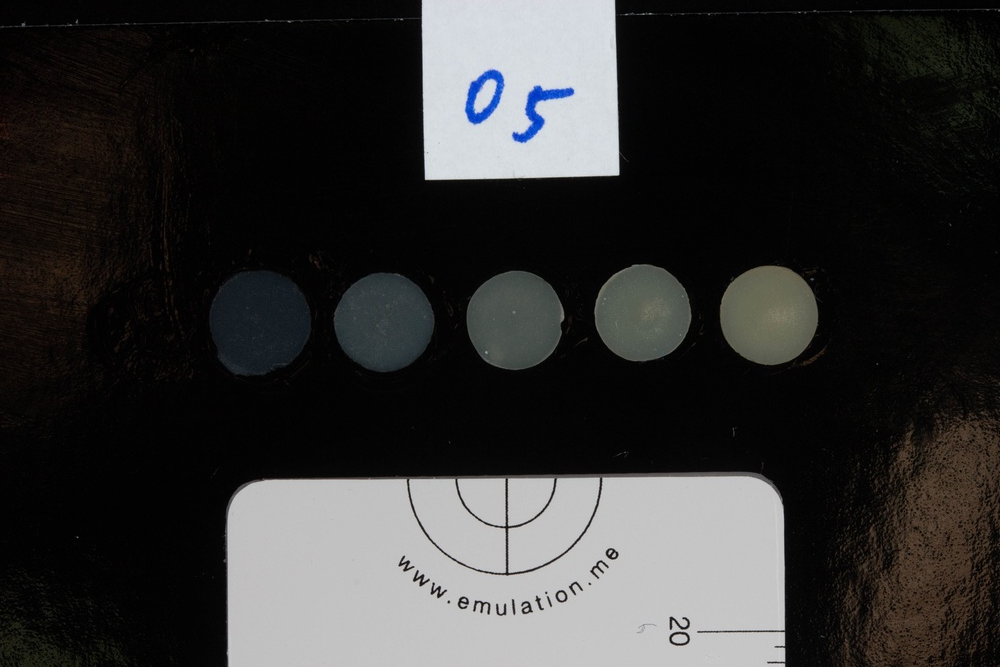
#> input picture black.jpg, 1000 x 667 px, shrunk from 5184 x 3456 before the run
$ python white_balance.py
#> lines starting #> are read from the running program, lines starting #| are printed output that depends on the picture
#> further down, img is the input picture: shape (667, 1000, 3); mean B, G, R 49.9, 50.5, 50.9
# Goal: 調整樹脂圖片白平衡至Lab（79, 0, 0）
import sys
import cv2
import numpy as np

# initiation
wbt = [196, 196, 196] # L*a*b* = (79, 0, 0)
target_region = [0.8, 1, 0.27, 0.37] # length begin, length end, width begin, width end of gray card

def crop_gray_region(img):
        h, w, d = img.shape
        # initial point of cropping an image
        x = int(np.floor(h*target_region[0]))
        y = int(np.floor(w*target_region[2]))
        # height and width of cropped image
        h_crop = int(np.floor(h*(target_region[1]-target_region[0])))
        w_crop = int(np.floor(w*(target_region[3]-target_region[2])))
        # crop the image
        img_crop = img[x:x+h_crop, y:y+w_crop]

        #cv2.imshow("gray card", img_crop)
        #cv2.waitKey(0)

        return img_crop

def compute(img):
    per_image_Rmean = []
    per_image_Gmean = []
    per_image_Bmean = []
    per_image_Bmean.append(np.mean(img[:,:,0]))
    per_image_Gmean.append(np.mean(img[:,:,1]))
    per_image_Rmean.append(np.mean(img[:,:,2]))
    R_mean = np.mean(per_image_Rmean)
    G_mean = np.mean(per_image_Gmean)
    B_mean = np.mean(per_image_Bmean)
    return B_mean, G_mean, R_mean

# white balance algorithm
def image_white_balance(img):
    # [22 lines left out: function detection, not called in this run]

    b, g, r = cv2.split(img)
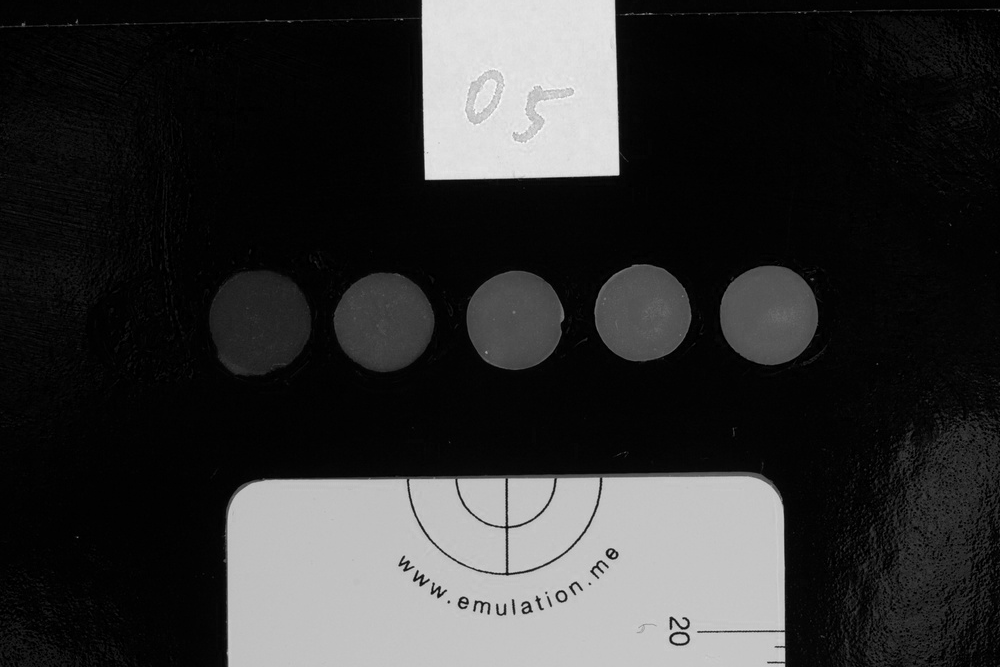
#> b: shape (667, 1000); min 0, max 255, mean 49.9
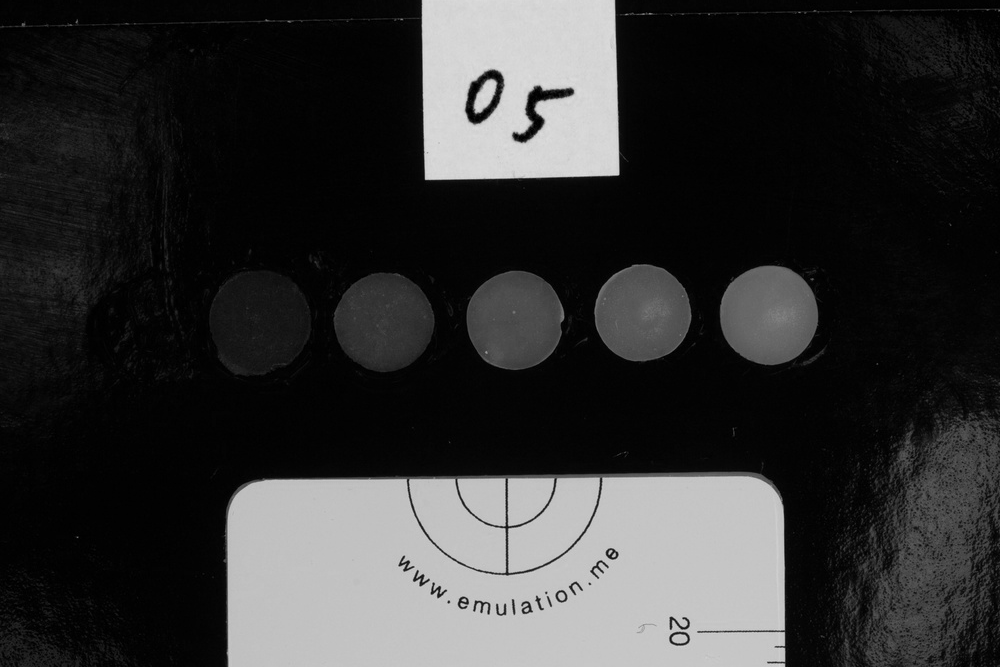
#> r: shape (667, 1000); min 0, max 224, mean 50.9
    print('Image scale: ', img.shape)
#| Image scale:  (667, 1000, 3)
    m, n = b.shape
#> m = 667; n = 1000
    #detection(img)

    I_r_2 = np.zeros(r.shape)
    I_b_2 = np.zeros(b.shape)

    I_r_2 = (r.astype(np.float32) ** 2).astype(np.float32)
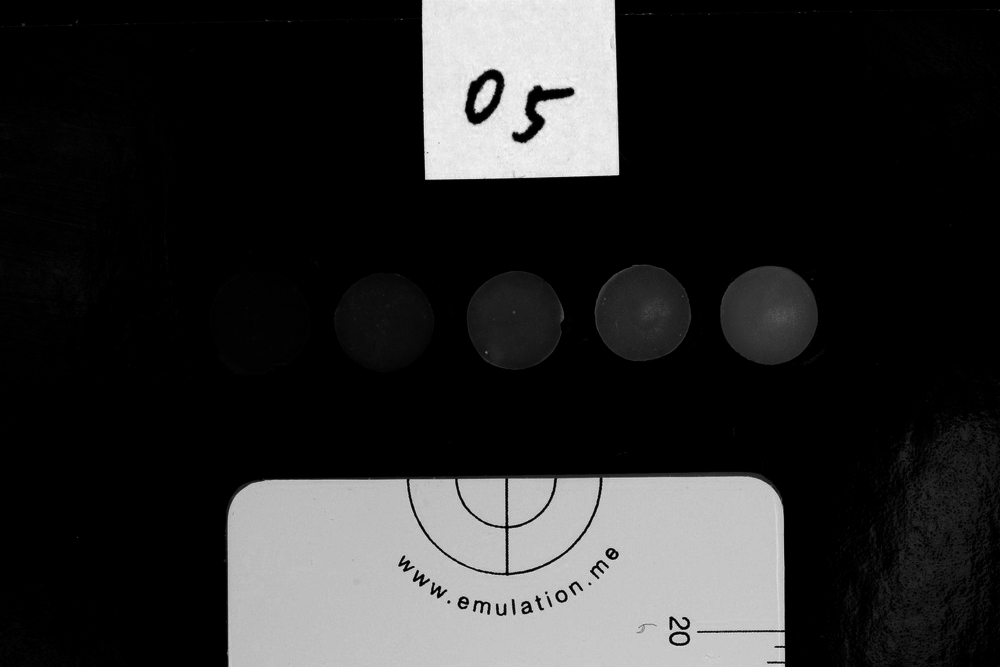
#> I_r_2: shape (667, 1000) float32; min 0, max 50176, mean 8504.1; drawn with min black and max white
    I_b_2 = (b.astype(np.float32) ** 2).astype(np.float32)
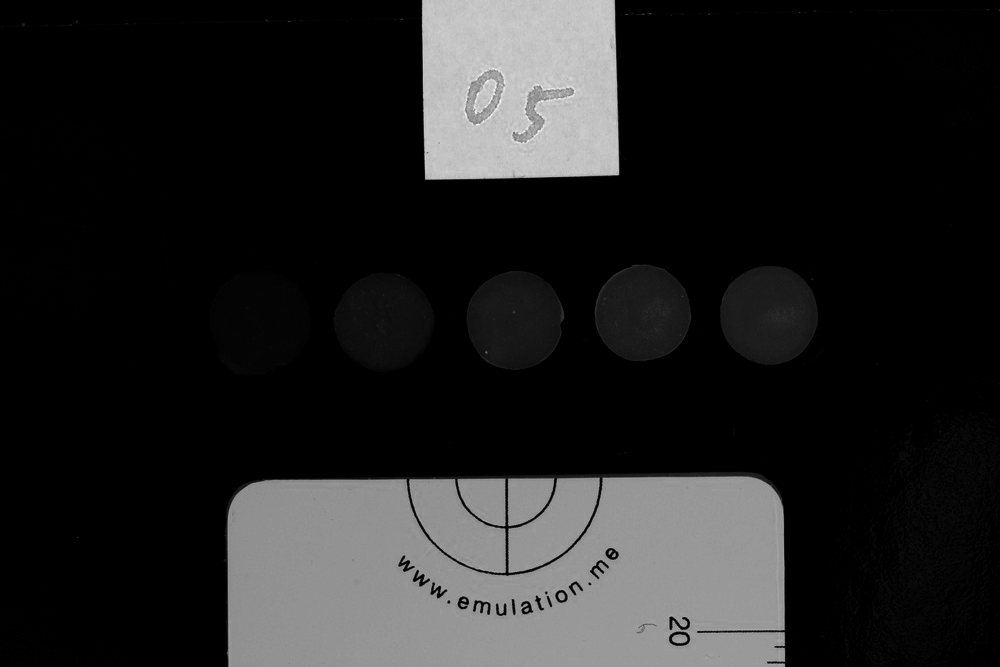
#> I_b_2: shape (667, 1000) float32; min 0, max 65025, mean 8710.7; drawn with min black and max white
    sum_I_r_2 = I_r_2.sum()
#> sum_I_r_2 = 5.67e+09
    sum_I_b_2 = I_b_2.sum()
#> sum_I_b_2 = 5.81e+09
    sum_I_g = g.sum()
#> sum_I_g = 33670154
    sum_I_r = r.sum()
#> sum_I_r = 33929517
    sum_I_b = b.sum()
#> sum_I_b = 33305955

    max_I_r = r.max()
#> max_I_r = 224
    max_I_g = g.max()
#> max_I_g = 226
    max_I_b = b.max()
#> max_I_b = 255
    max_I_r_2 = I_r_2.max()
#> max_I_r_2 = 50176
    max_I_b_2 = I_b_2.max()
#> max_I_b_2 = 65025

    [u_b, v_b] = np.matmul(np.linalg.inv([[sum_I_b_2, sum_I_b], [max_I_b_2, max_I_b]]), [sum_I_g, max_I_g])
#> u_b = -0.00155; v_b = 1.28
    [u_r, v_r] = np.matmul(np.linalg.inv([[sum_I_r_2, sum_I_r], [max_I_r_2, max_I_r]]), [sum_I_g, max_I_g])
#> u_r = 0.000292; v_r = 0.944
    # print('ub, vb, ur, vr ', u_b, v_b, u_r, v_r)

    b_point = u_b * (b.astype(np.float32) ** 2) + v_b * b.astype(np.float32)
    r_point = u_r * (r.astype(np.float32) ** 2) + v_r * r.astype(np.float32)

    b_point[b_point > 255] = 255
    b_point[b_point < 0] = 0
    b = b_point.astype(np.uint8)

    r_point[r_point > 255] = 255
    r_point[r_point < 0] = 0
    r = r_point.astype(np.uint8)

    img_crop4 = crop_gray_region(cv2.merge([b, g, r]))
#> in crop_gray_region, `img_crop = img[x:x+h_crop, y:y+w_crop]`:
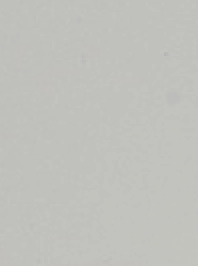
#> img_crop: shape (133, 99, 3) (shown 2 times larger); mean of channels 0, 1, 2 189.2, 193.2, 192.6; drawn as B, G, R
    B, G, R= compute(img_crop4)
#> in compute, `R_mean = np.mean(per_image_Rmean)`: R_mean = 192.6
#> in compute, `G_mean = np.mean(per_image_Gmean)`: G_mean = 193.2
#> in compute, `B_mean = np.mean(per_image_Bmean)`: B_mean = 189.2
#> B = 189.2; G = 193.2; R = 192.6
    # post-processing
    b_shift = np.array(np.round(196-B))
#> b_shift = 7
    g_shift = np.array(np.round(196-G))
#> g_shift = 3
    r_shift = np.array(np.round(196-R))
#> r_shift = 3
    b_sh = b+ b_shift
    g_sh = g+ g_shift
    r_sh = r+ r_shift

    b_sh[b_sh > 255] = 255
    b_sh[b_sh < 0] = 0
    g_sh[g_sh > 255] = 255
    g_sh[g_sh < 0] = 0
    r_sh[r_sh > 255] = 255
    r_sh[r_sh < 0] = 0
    b_sh = b_sh.astype(np.uint8)
    g_sh = g_sh.astype(np.uint8)
    r_sh = r_sh.astype(np.uint8)
    img_wbt = cv2.merge([b_sh, g_sh, r_sh])

    return img_wbt

# color test for gray card
# [57 lines left out: function color_test, not called in this run]

if __name__ == "__main__":
    img = cv2.imread('black.jpg')
    img_wbt = image_white_balance(img)
    cv2.imwrite('image_black0.jpg', img_wbt)
    # color_test(img_wbt) # 196.18949650498132 196.12884074895652 195.51157742402316 # [79.1578, -0.1977, -0.114]
